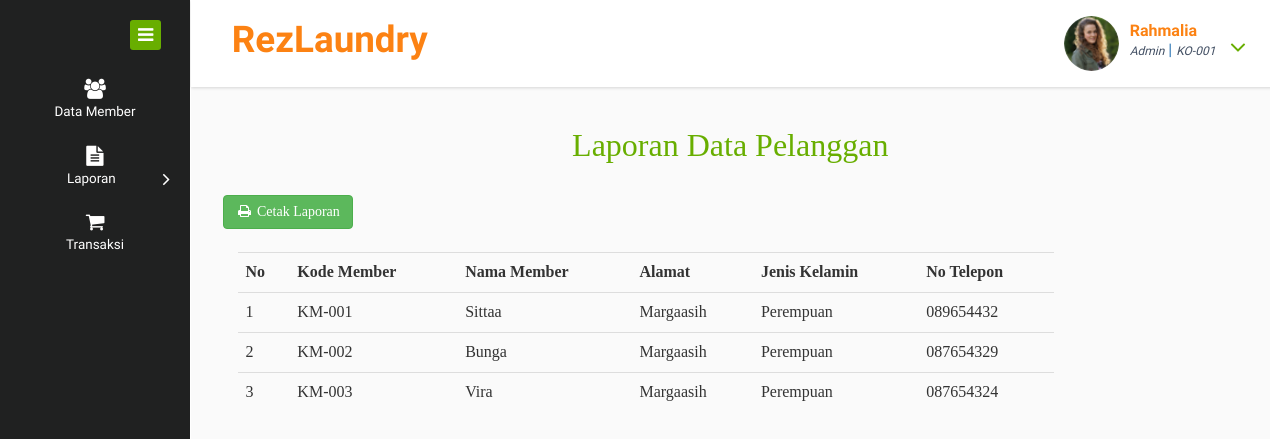
The page /lappel2.php (signed in) on the database its author committed.
### tables this page shows
CREATE TABLE `pegawai` (
  `Kode_p` varchar(10) NOT NULL,
  `Kode_outlet` varchar(10) NOT NULL,
  `Nama_p` varchar(30) NOT NULL,
  `Username` varchar(20) NOT NULL,
  `Password` varchar(200) NOT NULL,
  `JK` enum('Laki-Laki','Perempuan') NOT NULL,
  `Alamat` varchar(50) NOT NULL,
  `No_tlp` varchar(13) NOT NULL,
  `Jabatan` varchar(15) NOT NULL,
  `Status` varchar(15) NOT NULL,
  `Foto` longblob NOT NULL
);

CREATE TABLE `member` (
  `Kode_pel` varchar(10) NOT NULL,
  `Nama_pel` varchar(30) NOT NULL,
  `Alamat` varchar(50) NOT NULL,
  `JK` enum('Laki-Laki','Perempuan') NOT NULL,
  `No_tlp` varchar(13) NOT NULL
);

### lappel2.php (the view, shortened to what this page needs)
<!DOCTYPE HTML>
<html>
<head>
<link href="css/bootstrap.css" rel="stylesheet" type="text/css" media="all">
<link href="css/style.css" rel="stylesheet" type="text/css" media="all"/>
<link href="css/font-awesome.css" rel="stylesheet">
</head>
<body>
<div class="page-container">
   <div class="left-content">
	   <div class="mother-grid-inner">
				<div class="header-main">
					<div class="header-left">
							<div class="logo-name">
									 <a href="index.html"> <h1>RezLaundry</h1></a>
							</div>
							<div class="clearfix"> </div>
						 </div>
						 <div class="header-right">
							<?php
                    include 'koneksi.php';
                    $user = $_SESSION['Username'];
                    $query = mysqli_query($koneksi, "SELECT Foto FROM pegawai WHERE Username='$user'");
                    while ($data = mysqli_fetch_array($query)) {
                    ?>
							<div class="profile_details">
								<ul>
									<li class="dropdown profile_details_drop">
										<a href="#" class="dropdown-toggle" data-toggle="dropdown" aria-expanded="false">
											<div class="profile_img">
												<span class="prfil-img"><?php echo "<img src='images/$data[Foto]' width='55' height='55' class='img-circle'/> ";?> </span>
												<div class="user-name">
													<p><?php echo $_SESSION['Username']; ?></p>
                        							<span><?php echo $_SESSION['Jabatan']; ?></span> |
            <?php
            include 'koneksi.php';
            $user = $_SESSION['Username'];
            $query=mysqli_query($koneksi,"SELECT Kode_outlet FROM pegawai WHERE Username='$user'");
            while ($d = mysqli_fetch_array($query)) {
            	?>
            	<tr>
            		<span><?php echo $d['Kode_outlet'];?></span>
            	</tr>
            	<?php } ?>
												</div>
												<i class="fa fa-angle-down lnr"></i>
												<div class="clearfix"></div>
											</div>
										</a>
										<?php } ?>
									</li>
								</ul>
							</div>
							<div class="clearfix"> </div>
						</div>
				     <div class="clearfix"> </div>
				</div>
<div class="inner-block">
    <div class="blank">
    	<center><h2><font face="Cambria Math">Laporan Data Pelanggan</font></h2></center>
 <font face="Cambria Math">
  <form action="cetakpel.php">
        <button class="btn btn-primary btn-success"><i class="fa fa-print fa-fw"></i> Cetak Laporan</button>
        </form>
        <br>
        <div class="col-md-10">
 <table class="table table-hover">
                  <tr>
                      <th>No</th>
                      <th>Kode Member</th>
                      <th>Nama Member</th>
                      <th>Alamat</th>
                      <th>Jenis Kelamin</th>
                      <th>No Telepon</th>
                  </tr>
                  <?php
    include 'koneksi.php';
    $no=1;
    $data = mysqli_query($koneksi,"SELECT * from member");
    while($d = mysqli_fetch_array($data)){
      ?>
      <tr>
        <td><?php echo $no++; ?></td>
        <td><?php echo $d['Kode_pel']; ?></td>
        <td><?php echo $d['Nama_pel']; ?></td>
        <td><?php echo $d['Alamat']; ?></td>
        <td><?php echo $d['JK']; ?></td>
        <td><?php echo $d['No_tlp']; ?></td>
    </tr>
    <?php
}
?>
     </table>
        </div>
        </font>
    </div>
</div>
</div>
</div>
    <div class="sidebar-menu">
		  	<div class="logo"> <a href="#" class="sidebar-icon"> <span class="fa fa-bars"></span> </a>  </div>
		    <div class="menu">
		      <ul id="menu" >
		        <li><a href="member2.php"><i class="fa fa-group"></i><span>Data Member</span></a></li>
		        <li id="menu-academico" ><a href="#"><i class="fa fa-file-text"></i><span>Laporan</span><span class="fa fa-angle-right" style="float: right"></span></a>
		        </li>
		        <li><a href="index2.php"><i class="fa fa-shopping-cart"></i><span>Transaksi</span></a>
		        </li>
		      </ul>
		    </div>
	 </div>
</div>
</body>
</html>

### rows shown on the page
pegawai: Foto (picture), Kode_outlet "KO-001"
member: Kode_pel "KM-001", Nama_pel "Sittaa", Alamat "Margaasih", JK "Perempuan", No_tlp "089654432"
member: Kode_pel "KM-002", Nama_pel "Bunga", Alamat "Margaasih", JK "Perempuan", No_tlp "087654329"
member: Kode_pel "KM-003", Nama_pel "Vira", Alamat "Margaasih", JK "Perempuan", No_tlp "087654324"
